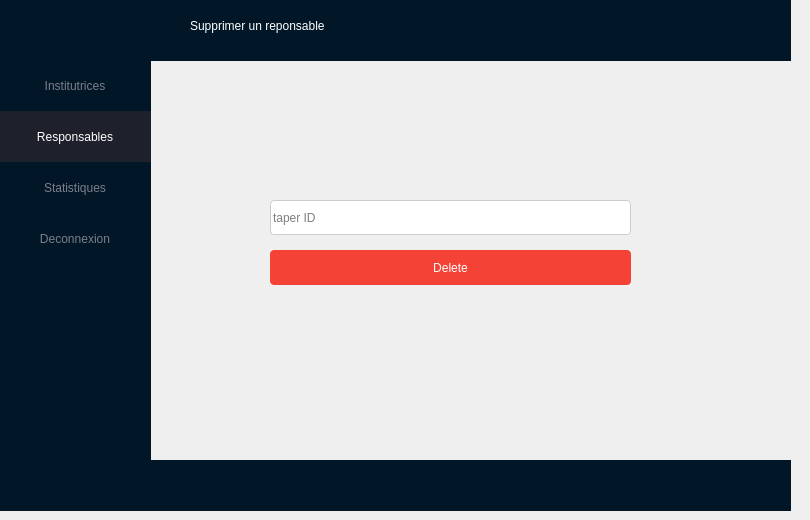
    <widget class="QWidget" name="page_2">
     <widget class="QPushButton" name="pB_delete_2">
      <property name="geometry">
       <rect>
        <x>270</x>
        <y>250</y>
        <width>361</width>
        <height>35</height>
       </rect>
      </property>
      <property name="cursor">
       <cursorShape>PointingHandCursor</cursorShape>
      </property>
      <property name="styleSheet">
       <string notr="true">background-color: #f44336;
color: white;
border: none;
border-radius: 4px;

</string>
      </property>
      <property name="text">
       <string>Delete</string>
      </property>
     </widget>
     <widget class="QFrame" name="frame_57">
      <property name="geometry">
       <rect>
        <x>-10</x>
        <y>0</y>
        <width>801</width>
        <height>61</height>
       </rect>
      </property>
      <property name="styleSheet">
       <string notr="true">background-color: #011627;
border:3px solide rgb(136, 136, 136);
</string>
      </property>
      <property name="frameShape">
       <enum>QFrame::StyledPanel</enum>
      </property>
      <property name="frameShadow">
       <enum>QFrame::Raised</enum>
      </property>
      <widget class="QLabel" name="label_40">
       <property name="geometry">
        <rect>
         <x>200</x>
         <y>10</y>
         <width>241</width>
         <height>31</height>
        </rect>
       </property>
       <property name="styleSheet">
        <string notr="true">color:white;
font: 14pt &quot;MS Shell Dlg 2&quot;;</string>
       </property>
       <property name="text">
        <string>Supprimer un reponsable</string>
       </property>
      </widget>
     </widget>
     <widget class="QFrame" name="frame_58">
      <property name="geometry">
       <rect>
        <x>-10</x>
        <y>460</y>
        <width>801</width>
        <height>51</height>
       </rect>
      </property>
      <property name="styleSheet">
       <string notr="true">background-color: #011627;
border:3px solide rgb(136, 136, 136);
</string>
      </property>
      <property name="frameShape">
       <enum>QFrame::StyledPanel</enum>
      </property>
      <property name="frameShadow">
       <enum>QFrame::Raised</enum>
      </property>
     </widget>
     <widget class="QLineEdit" name="lineEditDeleteResp">
      <property name="geometry">
       <rect>
        <x>270</x>
        <y>200</y>
        <width>361</width>
        <height>35</height>
       </rect>
      </property>
      <property name="styleSheet">
       <string notr="true">border: 1px solid #ccc;
    border-radius: 4px;</string>
      </property>
      <property name="inputMask">
       <string notr="true"/>
      </property>
      <property name="text">
       <string notr="true"/>
      </property>
      <property name="echoMode">
       <enum>QLineEdit::Normal</enum>
      </property>
      <property name="dragEnabled">
       <bool>false</bool>
      </property>
      <property name="placeholderText">
       <string>taper ID</string>
      </property>
      <property name="clearButtonEnabled">
       <bool>false</bool>
      </property>
     </widget>
     <widget class="QFrame" name="frame_59">
      <property name="geometry">
       <rect>
        <x>0</x>
        <y>0</y>
        <width>151</width>
        <height>501</height>
       </rect>
      </property>
      <property name="styleSheet">
       <string notr="true">background-color: #011627;
border:3px solide rgb(136, 136, 136);
</string>
      </property>
      <property name="frameShape">
       <enum>QFrame::StyledPanel</enum>
      </property>
      <property name="frameShadow">
       <enum>QFrame::Raised</enum>
      </property>
      <widget class="QFrame" name="frame_60">
       <property name="geometry">
        <rect>
         <x>-10</x>
         <y>-20</y>
         <width>181</width>
         <height>80</height>
        </rect>
       </property>
       <property name="styleSheet">
        <string notr="true">background-color: #011627;
border:3px solide rgb(136, 136, 136);
</string>
       </property>
       <property name="frameShape">
        <enum>QFrame::StyledPanel</enum>
       </property>
       <property name="frameShadow">
        <enum>QFrame::Raised</enum>
       </property>
       <widget class="QPushButton" name="home_4">
        <property name="geometry">
         <rect>
          <x>60</x>
          <y>30</y>
          <width>41</width>
          <height>41</height>
         </rect>
        </property>
        <property name="styleSheet">
         <string notr="true">border-image:url(&quot;C:/Users/mohamed ben samir/Documents/profil/images/home.png&quot;);

color:#000;</string>
        </property>
        <property name="text">
         <string/>
        </property>
       </widget>
      </widget>
      <widget class="QPushButton" name="btnLogout_15">
       <property name="geometry">
        <rect>
         <x>-10</x>
         <y>213</y>
         <width>170</width>
         <height>51</height>
        </rect>
       </property>
       <property name="cursor">
        <cursorShape>PointingHandCursor</cursorShape>
       </property>
       <property name="styleSheet">
        <string notr="true">border:none;
color:#7D7F8B;
font: 75 11pt &quot;Calibri&quot;;</string>
       </property>
       <property name="text">
        <string>Deconnexion</string>
       </property>
      </widget>
      <widget class="QPushButton" name="btnStatStock_15">
       <property name="geometry">
        <rect>
         <x>-10</x>
         <y>162</y>
         <width>170</width>
         <height>51</height>
        </rect>
       </property>
       <property name="cursor">
        <cursorShape>PointingHandCursor</cursorShape>
       </property>
       <property name="styleSheet">
        <string notr="true">border:none;
color:#7D7F8B;
font: 75 11pt &quot;Calibri&quot;;</string>
       </property>
       <property name="text">
        <string>Statistiques</string>
       </property>
      </widget>
      <widget class="QPushButton" name="btnResp_8">
       <property name="geometry">
        <rect>
         <x>-10</x>
         <y>111</y>
         <width>170</width>
         <height>51</height>
        </rect>
       </property>
       <property name="cursor">
        <cursorShape>PointingHandCursor</cursorShape>
       </property>
       <property name="styleSheet">
        <string notr="true">
border:none;
background-color: rgba(30, 32, 44, 255);
color: rgb(255, 255, 255);
color:white;
font: 75 11pt &quot;Calibri&quot;;</string>
       </property>
       <property name="text">
        <string>Responsables</string>
       </property>
      </widget>
      <widget class="QPushButton" name="btnInst_8">
       <property name="geometry">
        <rect>
         <x>-10</x>
         <y>60</y>
         <width>170</width>
         <height>51</height>
        </rect>
       </property>
       <property name="cursor">
        <cursorShape>PointingHandCursor</cursorShape>
       </property>
       <property name="styleSheet">
        <string notr="true">border:none;
color:#7D7F8B;
font: 75 11pt &quot;Calibri&quot;;
</string>
       </property>
       <property name="text">
        <string>Institutrices</string>
       </property>
      </widget>
     </widget>
    </widget>
